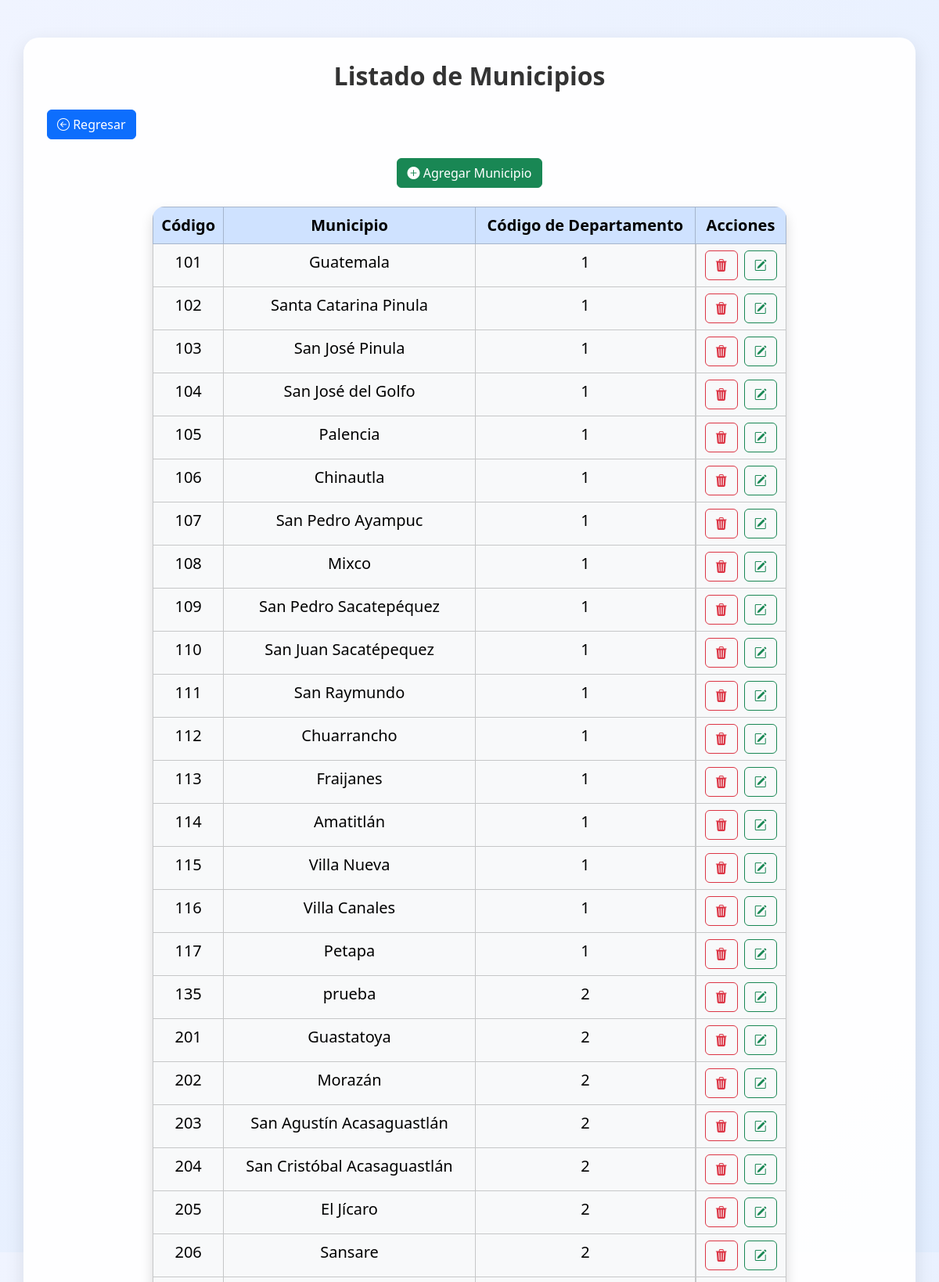
/municipios/municipios.php (upper part), run on the app's committed database.
### tables this page shows
CREATE TABLE `municipios` (
  `cod_muni` int(4) NOT NULL,
  `nombre_municipio` varchar(50) DEFAULT NULL,
  `cod_depto` int(2) DEFAULT NULL
);

### municipios/municipios.php (the view, shortened to what this page needs)
<!DOCTYPE html>
<html lang="es">
<head>
  <link href="https://cdn.jsdelivr.net/npm/bootstrap@5.3.3/dist/css/bootstrap.min.css" rel="stylesheet">
  <link rel="stylesheet" href="https://cdn.jsdelivr.net/npm/bootstrap-icons@1.13.1/font/bootstrap-icons.min.css">
</head>
<body>
  <?php
    require_once("../basededatos/conexion.php");
    $sql = "SELECT * FROM municipios";
    $ejecutar = mysqli_query($conexion, $sql);
  ?>
  <div class="container mt-5">
    <h2 class="text-center mb-4">Listado de Municipios</h2>
    <div class="text-start mt-4">
      <a href="../index.php" class="btn btn-primary">
        <i class="bi bi-arrow-left-circle"></i> Regresar
      </a>
    </div>
    <div class="d-flex justify-content-center my-4">
      <button type="button" class="btn btn-success" data-bs-toggle="modal" data-bs-target="#exampleModal">
        <i class="bi bi-plus-circle-fill"></i> Agregar Municipio
      </button>
    </div>
    <table class="table table-bordered table-light text-center w-75 mx-auto fs-5 shadow">
      <thead class="table-primary">
        <tr>
          <th>Código</th>
          <th>Municipio</th>
          <th>Código de Departamento</th>
          <th>Acciones</th>
        </tr>
      </thead>
      <tbody>
        <?php while ($datos = mysqli_fetch_assoc($ejecutar)) { ?>
          <tr>
            <td><?php echo htmlspecialchars($datos['cod_muni']); ?></td>
            <td><?php echo htmlspecialchars($datos['nombre_municipio']); ?></td>
            <td><?php echo htmlspecialchars($datos['cod_depto']); ?></td>
            <td class="d-flex justify-content-center gap-2">
              <form action="crud_muni.php" method="post">
                <button type="submit" name="btn_eli" class="btn btn-outline-danger">
                  <i class="bi bi-trash3-fill"></i>
                </button>
              </form>
              <form action="form_act_muni.php" method="post">
                <button type="submit" name="btn_act" class="btn btn-outline-success">
                  <i class="bi bi-pencil-square"></i>
                </button>
              </form>
            </td>
          </tr>
        <?php } ?>
      </tbody>
    </table>
  </div>
</body>
</html>

### municipios/municipios.php (style rules this page uses)
body { margin: 0; padding: 0; min-height: 100vh; background: linear-gradient(135deg, #f0f4ff, #dbeafe); background-size: 200% 200%; animation: moveBg 15s ease infinite; }
.container { background-color: rgba(255, 255, 255, 0.95); padding: 30px; border-radius: 20px; box-shadow: 0 8px 25px rgba(0, 0, 0, 0.1); }
h2 { font-weight: bold; color: #333; }
.btn { transition: all 0.3s ease; }
.table { border-radius: 15px; overflow: hidden; box-shadow: 0 0 15px rgba(0, 0, 0, 0.05); }

### data on the page
municipios: cod_muni "101", nombre_municipio "Guatemala", cod_depto "1"
municipios: cod_muni "102", nombre_municipio "Santa Catarina Pinula", cod_depto "1"
municipios: cod_muni "103", nombre_municipio "San José Pinula", cod_depto "1"
municipios: cod_muni "104", nombre_municipio "San José del Golfo", cod_depto "1"
municipios: cod_muni "105", nombre_municipio "Palencia", cod_depto "1"
municipios: cod_muni "106", nombre_municipio "Chinautla", cod_depto "1"
municipios: cod_muni "107", nombre_municipio "San Pedro Ayampuc", cod_depto "1"
municipios: cod_muni "108", nombre_municipio "Mixco", cod_depto "1"
municipios: cod_muni "109", nombre_municipio "San Pedro Sacatepéquez", cod_depto "1"
municipios: cod_muni "110", nombre_municipio "San Juan Sacatépequez", cod_depto "1"
municipios: cod_muni "111", nombre_municipio "San Raymundo", cod_depto "1"
municipios: cod_muni "112", nombre_municipio "Chuarrancho", cod_depto "1"
municipios: cod_muni "113", nombre_municipio "Fraijanes", cod_depto "1"
municipios: cod_muni "114", nombre_municipio "Amatitlán", cod_depto "1"
municipios: cod_muni "115", nombre_municipio "Villa Nueva", cod_depto "1"
municipios: cod_muni "116", nombre_municipio "Villa Canales", cod_depto "1"
municipios: cod_muni "117", nombre_municipio "Petapa", cod_depto "1"
municipios: cod_muni "135", nombre_municipio "prueba", cod_depto "2"
municipios: cod_muni "201", nombre_municipio "Guastatoya", cod_depto "2"
municipios: cod_muni "202", nombre_municipio "Morazán", cod_depto "2"
municipios: cod_muni "203", nombre_municipio "San Agustín Acasaguastlán", cod_depto "2"
municipios: cod_muni "204", nombre_municipio "San Cristóbal Acasaguastlán", cod_depto "2"
municipios: cod_muni "205", nombre_municipio "El Jícaro", cod_depto "2"
municipios: cod_muni "206", nombre_municipio "Sansare", cod_depto "2"
